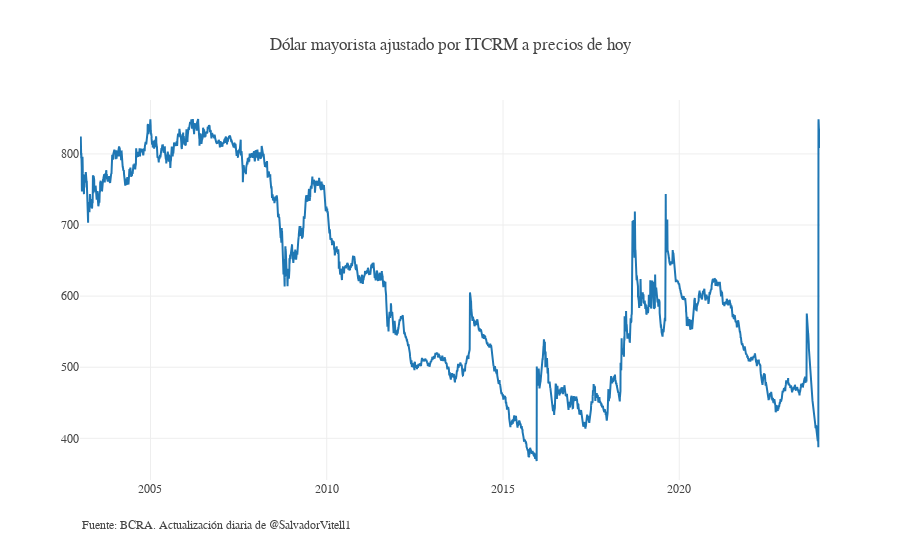

The code cell stored with this chart in its notebook:
### Code cell
inicio = "2003"
fig = go.Figure()
temp = df[inicio:].copy()
fig.add_trace(go.Scatter(x = temp.index, y = temp["dolar_ajustado_itcrm"]))
fig.update_layout(template = None, font_family = "georgia",
                  title_text = "Dólar mayorista ajustado por ITCRM a precios de hoy")
fig.add_annotation(text="Fuente: BCRA. Actualización diaria de @SalvadorVitell1", xref="paper",yref="paper",x=0,y=-0.14,showarrow=False)

### Figure 1 — Plotly figure (JSON) as saved in the notebook; plotly's stock layout.template omitted (floating-point values rounded to 4 significant figures; data arrays with more than 128 entries replaced by an {"elided": "..."} marker saying what was removed)
{"data": [{"type": "scatter", "x": {"elided": "5135 str values"}, "y": {"elided": "5135 float values"}}], "layout": {"annotations": [{"showarrow": false, "text": "Fuente: BCRA. Actualización diaria de @SalvadorVitell1", "x": 0, "xref": "paper", "y": -0.14, "yref": "paper"}], "font": {"family": "georgia"}, "title": {"text": "Dólar mayorista ajustado por ITCRM a precios de hoy"}}}
